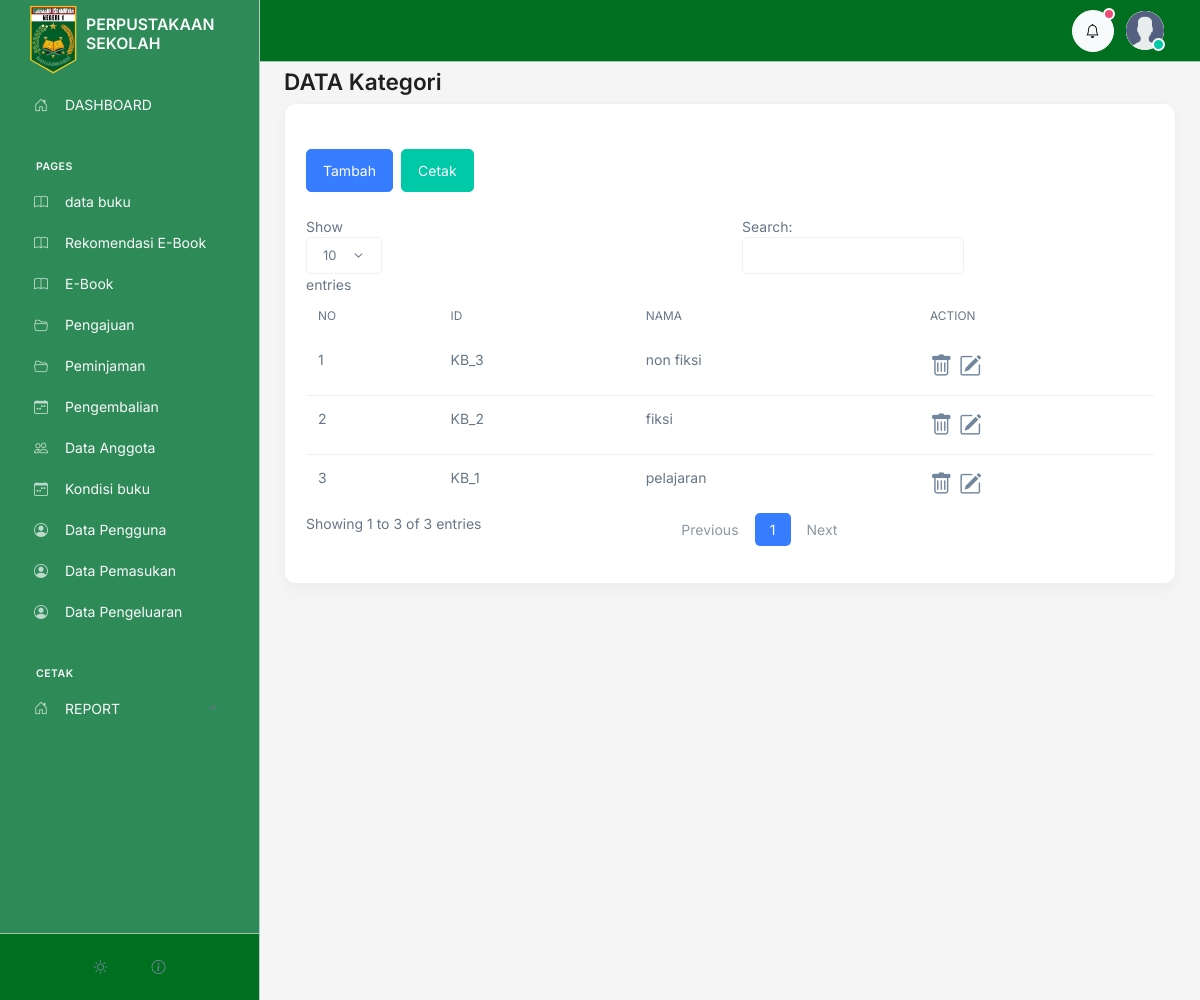
The app's page /admin/kategori/index.php (signed in) with its own data.
### tables this page shows
CREATE TABLE `kategori` (
  `id` int(100) NOT NULL,
  `nama` varchar(100) NOT NULL
);

### admin/controller.php (called while the page is built, shortened)
<?php
$conn = mysqli_connect('localhost', 'root', '', 'perpustakaan');
function all($table)
{
   $query = "SELECT * FROM $table ORDER BY id DESC";
   global $conn;
   $rows = [];
   $result = mysqli_query($conn, $query);
   while ($row = mysqli_fetch_assoc($result)) {
      $rows[] = $row;
   }
   return $rows;
}

### admin/kategori/index.php (the view, shortened to what this page needs)
<?php include '../controller.php';
include '../template/header.php';
$no = 1;
$book = all('kategori')
?>
<div class="container">
   <h1>DATA Kategori </h1>
   <div class="card">
      <div class="card-body">
         <div class="d-flex gap-2">
            <a href="tambah.php" class="btn btn-primary my-4">Tambah </a>
            <div>
               <a href="print.php" target="_blank">
                  <button type="button" class="btn btn-success mt-4">Cetak</button>
               </a>
            </div>
         </div>
         <table class="table">
            <thead>
               <tr>
                  <th>No</th>
                  <th>ID</th>
                  <th>Nama</th>
                  <th>Action</th>
               </tr>
            </thead>
            <tbody>
               <?php foreach ($book as $value) :  ?>
                  <tr>
                     <td><?= $no++; ?></td>
                     <td>KB_<?= $value['id']; ?></td>
                     <td><?= $value['nama']; ?></td>
                     <th>
                        <a href="delete.php?id=<?= $value['id'] ?>" onclick="return confirm('yakin ingin menghapus data ini ?')" class=" fs-1 text-secondary">
                           <i class="bi bi-trash"></i>
                        </a>
                        <a href="edit.php?id=<?= $value['id'] ?>" class="fs-1 text-secondary">
                           <i class="bi bi-pencil-square"></i>
                        </a>
                     </th>
                  </tr>
               <?php endforeach  ?>
            </tbody>
         </table>
      </div>
   </div>
</div>
<?php include '../template/footer.php'  ?>

### admin/template/header.php (style rules this page uses)
* { transition: unset !important; }
body { opacity: 0; }

### records on screen
kategori: id "3", nama "non fiksi"
kategori: id "2", nama "fiksi"
kategori: id "1", nama "pelajaran"
